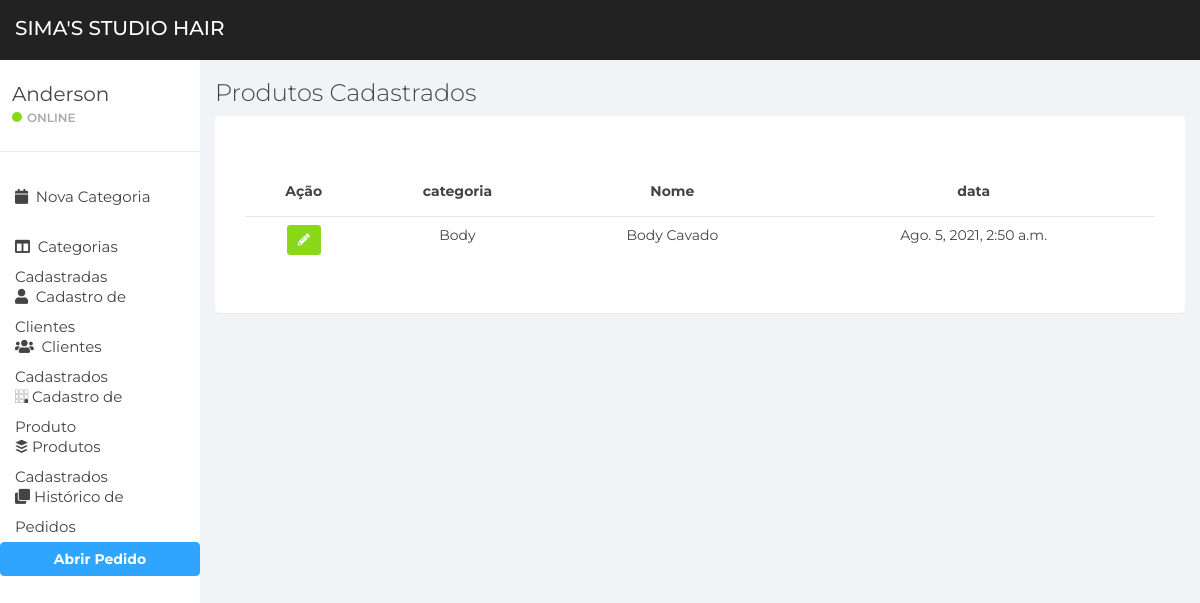
Before: /item/list-produto/ with the older database file.
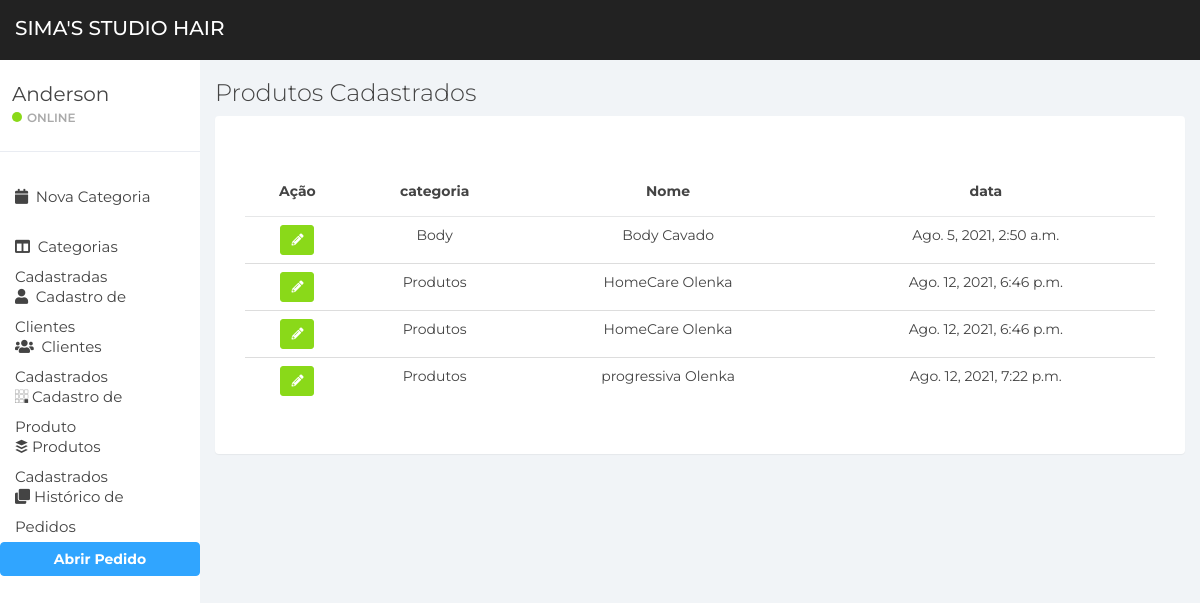
After: the same page with the newer database file.
### apps/item/models.py (models this page shows, shortened)
class Item(models.Model):
    loja = models.ForeignKey(to=Store, on_delete=models.DO_NOTHING, blank=True, null=True)
    categoria = models.ForeignKey(to=Category, on_delete=models.DO_NOTHING)
    nome = models.CharField(max_length=200)
    descricao = models.TextField(max_length=200, blank=True, null=True)
    is_active = models.BooleanField(default=True)
    data = models.DateTimeField(auto_now_add=True)
    class Meta:
        verbose_name = 'Item'
        verbose_name_plural = 'Itens'

### apps/categoria/models.py (models this page shows)
class Category(models.Model):
    loja = models.ForeignKey(to=Store, on_delete=models.DO_NOTHING, null=True, blank=True)
    nome = models.CharField(max_length=200)
    descricao = models.CharField(max_length=300, blank=True, null=True)
    data = models.DateTimeField(auto_now_add=True)
    is_active = models.BooleanField(default=True)
    def __str__(self):
        return self.nome
    class Meta:
        verbose_name = 'Categoria'
        verbose_name_plural = 'Categorias'

### apps/item/views.py (the view)
# urls.py: path('list-produto/', views.list_item, name="list-produto")
def list_item(request):
    page_title = 'Produtos Cadastrados'
    msg = None
    notification = None
    itens = None
    itens = models.Item.objects.filter(is_active=True).order_by('nome')
    if not itens:
        msg = "Nenhum Produto Cadastrado"
        notification = 'danger'
    context = {
        'page_title': page_title, 'notification': notification, 'msg': msg, 'itens': itens
    }
    return render(request, 'itens_cadastrados.html', context)

### apps/item/templates/itens_cadastrados.html
{% extends 'base/base.html' %}
{% block content %}
<div class="panel-body">
    <div class="table-responsive">
        <table class="table">
            <thead>
            <tr>
                <th class="text-center">Ação</th>
                <th class="text-center">categoria</th>
                <th class="text-center">Nome</th>
                <th class="text-center">data</th>
            </tr>
            </thead>
            <tbody>
            {% for u in itens %}
            <tr>
                <td align="center">
                    <div class="btn-group btn-group-smd shadow" role="group" aria-label="Basic example">
                        <a href="{% url 'item:edit-produto' u.pk %}" class="btn btn-success btn-sm shadow"><i class="fas fa-pencil-alt"></i></a>
                    </div>
                </td>
                <td align="center">{{ u.categoria }}</td>
                <td align="center">{{ u.nome }}</td>
                <td align="center">{{ u.data }}</td>
            </tr>
            {% endfor %}
            </tbody>
        </table>
    </div>
</div>
{% endblock %}

### apps/utils/templates/base/base.html (shortened to what this page needs)
<!DOCTYPE html>
{% load static %}
<html>
<head>
    <link href="{% static 'css/bootstrap.min.css' %}" rel="stylesheet">
    <link href="{% static 'css/font-awesome.min.css' %}" rel="stylesheet">
    <link href="{% static 'css/datepicker3.css' %}" rel="stylesheet">
    <link href="{% static 'css/styles.css' %}" rel="stylesheet">
    <link rel="stylesheet" href="https://cdnjs.cloudflare.com/ajax/libs/font-awesome/5.12.0-2/css/all.min.css">
</head>
<body>
{% include 'barras/navbar.html'%}
{% include 'barras/sidebar.html'%}
<div class="col-sm-9 col-sm-offset-3 col-lg-10 col-lg-offset-2 main">
    <div class="row">
        <div class="col-lg-12">
            <h3 class="">{{ page_title }}</h3>
        </div>
    </div>
    <div class="panel panel-container">
        <div class="panel-body">
            {% block content %}{% endblock %}
        </div>
    </div>
</div>
</body>
</html>

### apps/utils/templates/barras/navbar.html
<nav class="navbar navbar-custom navbar-fixed-top" role="navigation">
	<div class="container-fluid">
		<div class="navbar-header">
			<a href="{% url 'utils:dashboard' %}"><span class="navbar-brand">Sima's Studio Hair</span></a>
		</div>
	</div>
</nav>

### apps/utils/templates/barras/sidebar.html (shortened to what this page needs)
<div id="sidebar-collapse" class="col-sm-3 col-lg-2 sidebar">
	<div class="profile-sidebar">
		<div class="profile-usertitle">
			<div class="profile-usertitle-name">Anderson</div>
			<div class="profile-usertitle-status"><span class="indicator label-success"></span>Online</div>
		</div>
	</div>
	<ul class="nav menu">
		<li><a href="{% url 'categoria:new-category' %}"><em class="fa fa-calendar">&nbsp;</em> Nova Categoria</a></li>
		<li><a href="{% url 'categoria:list-category' %}"><em class="fas fa-columns">&nbsp;</em> Categorias Cadastradas</a></li>
		<li><a href="{% url 'cliente:new-cliente' %}"><em class="fa fa-user">&nbsp;</em> Cadastro de Clientes</a></li>
		<li><a href="{% url 'cliente:list-cliente' %}"><em class="fa fa-users">&nbsp;</em> Clientes Cadastrados</a></li>
		<li><a href="{% url 'item:new-produto' %}"><em class="fab fa-buromobelexperte"></em> Cadastro de Produto</a></li>
		<li><a href="{% url 'item:list-produto' %}"><em class="fab fa-buffer"></em> Produtos Cadastrados</a></li>
		<li><a href="{% url 'pedido:list-pedido' %}"><em class="fa fa-clone"></em> Histórico de Pedidos</a></li>
	</ul>
	<a href="{% url 'pedido:new-pedido' %}" class="btn btn-primary btn-block text-white"><b>Abrir Pedido</b></a>
</div>

### static/css/styles.css (style rules this page uses)
body { background: #f1f4f7; padding-top: 60px; font-size: 14px; color: #444444; font-family: "Montserrat", "Helvetica Neue", Helvetica, Arial, sans-serif; }
a, a:hover, a:focus { color: #30a5ff; }
h1, h2, h3, h4, h5, h6 { color: #444444; }
h3, h4 { font-weight: 300; }
.navbar-custom { background: #222; height: 60px; }
.navbar-header .navbar-brand { color: #fff; font-size: 20px; text-transform: uppercase; font-weight: 500; height: 60px; padding-top: 18px; }
.btn-primary, .btn-primary:hover, .btn-primary:focus, .btn-primary:active, .btn-primary.active, .open > .dropdown-toggle.btn-primary, .btn-primary.disabled, .btn-primary[disabled], fieldset[disabled] .btn-primary, .btn-primary.disabled:hover, .btn-primary[disabled]:hover, fieldset[disabled] .btn-primary:hover, .btn-primary.disabled:focus, .btn-primary[disabled]:focus, fieldset[disabled] .btn-primary:focus, .btn-primary.disabled:active, .btn-primary[disabled]:active, fieldset[disabled] .btn-primary:active, .btn-primary.disabled.active, .btn-primary[disabled].active, fieldset[disabled] .btn-primary.active { background-color: #30a5ff; border-color: #30a5ff; }
.btn-success, .btn-success:hover, .btn-success:focus, .btn-success:active, .btn-success.active, .open > .dropdown-toggle.btn-success, .btn-success.disabled, .btn-success[disabled], fieldset[disabled] .btn-success, .btn-success.disabled:hover, .btn-success[disabled]:hover, fieldset[disabled] .btn-success:hover, .btn-success.disabled:focus, .btn-success[disabled]:focus, fieldset[disabled] .btn-success:focus, .btn-success.disabled:active, .btn-success[disabled]:active, fieldset[disabled] .btn-success:active, .btn-success.disabled.active, .btn-success[disabled].active, fieldset[disabled] .btn-success.active { background-color: #8ad919; border-color: #8ad919; }
.label-success { background-color: #8ad919; }
.panel { border: 0; }
.panel-container { padding-top: 20px; }
.navbar { border: 0; }
.sidebar { display: block; padding: 0; display: none; box-shadow: none; background: #fff; }
.sidebar ul { margin: 20px 0px; }
@media (min-width: 768px) { .sidebar { display: block; position: fixed; top: 60px; bottom: 0; left: 0; z-index: 1000; display: block; margin: 0; padding: 0; overflow-x: hidden; overflow-y: auto; } }
@media (min-width: 768px) { .navbar-header { width: 100%; } }
.sidebar ul.nav li a { height: 50px; font-size: 15px; line-height: 2em; color: #444444; }
.profile-sidebar { padding: 10px 0; border-bottom: 1px solid #e9ecf2; }
.indicator { width: 10px; height: 10px; display: inline-block; border-radius: 9999px; margin-right: 5px; }
.profile-usertitle { float: left; text-align: left; margin: 10px 0 0 12px; }
.profile-usertitle-name { font-size: 20px; margin-bottom: 0px; }
.profile-usertitle-status { text-transform: uppercase; color: #AAA; font-size: 12px; font-weight: 600; margin-bottom: 15px; }
.table { background: #fff; }
.table > thead > tr > th { border-bottom: 1px solid #e6e7e8; vertical-align: middle; height: 50px; }

Changed rows visible on the page:
added Item: categoria "Produtos", nome "HomeCare Olenka", data "Ago. 12, 2021, 6:46 p.m."
added Item: categoria "Produtos", nome "HomeCare Olenka", data "Ago. 12, 2021, 6:46 p.m."
added Item: categoria "Produtos", nome "progressiva Olenka", data "Ago. 12, 2021, 7:22 p.m."
